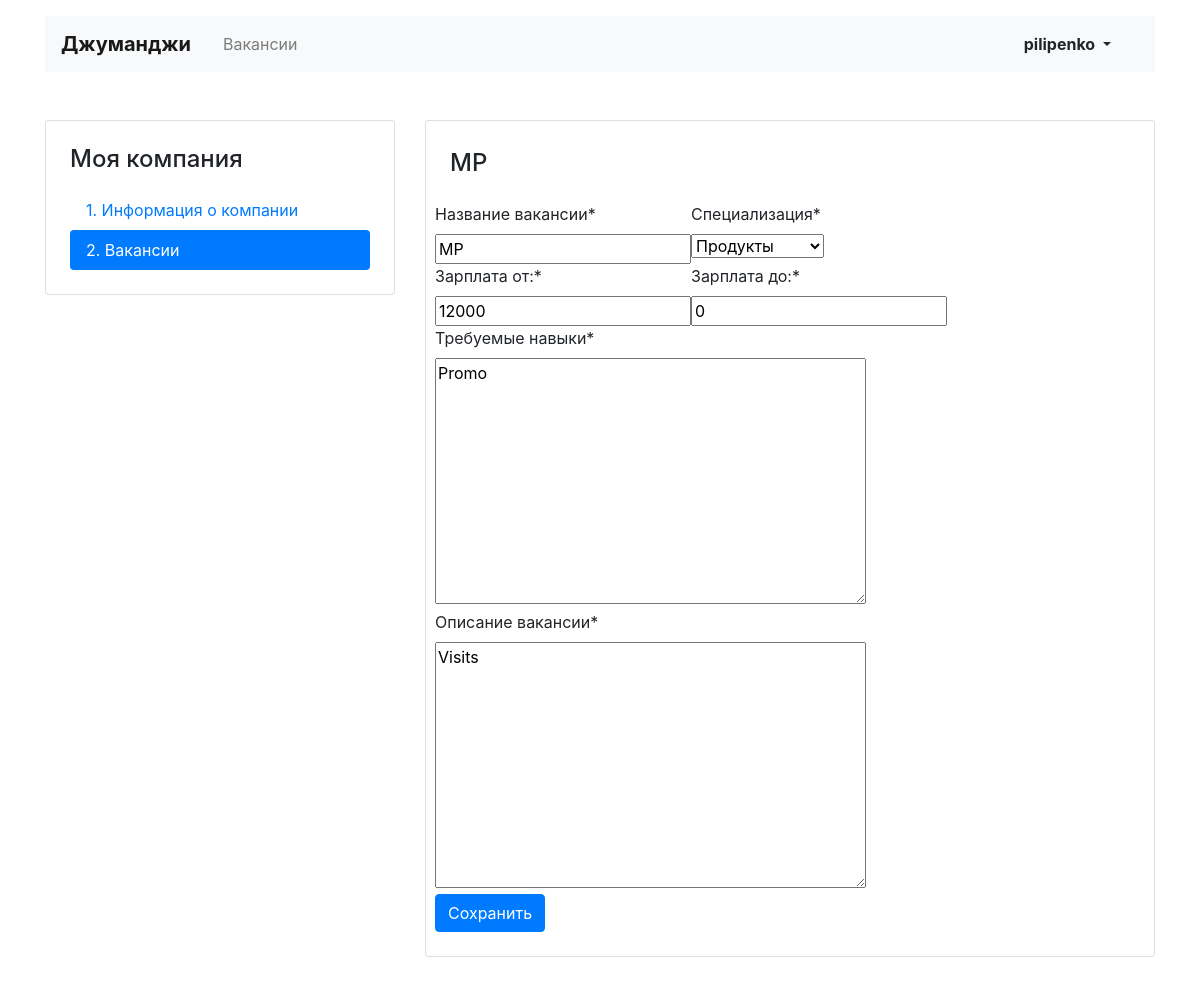
Page /mycompany/vacancies/9/ (signed in) on the committed database.
### JobforJunes/models.py (models this page shows)
class Vacancy(models.Model):
    title = models.CharField(max_length=64)
    specialty = models.ForeignKey(Specialty, on_delete=models.CASCADE, related_name='vacancies')
    company = models.ForeignKey(Company, on_delete=models.CASCADE, related_name='companies')
    skills = models.TextField()
    description = models.TextField()
    salary_min = models.IntegerField()
    salary_max = models.IntegerField()
    published_at = models.CharField(max_length=20)

class Specialty(models.Model):
    code = models.CharField(max_length=20)
    title = models.CharField(max_length=20)
    picture = models.ImageField(upload_to='speciality_images')
    def __str__(self):
        return self.title

### JobforJunes/views/my_vacancies.py (the view, shortened to what this page needs)
# urls.py: path('mycompany/vacancies/<int:pk_vac>/', VacancyEdit.as_view(), name='vacancy_edit'),
class VacancyEdit(LoginRequiredMixin, View):
    def get(self, request, pk_vac):
        my_vacancies=Vacancy.objects.get(id=pk_vac)
        form=VacancyEditForm(instance=my_vacancies)
        return render(request, 'vacancy_edit.html', {'form':form, 'vacancy':my_vacancies})

### JobforJunes/forms.py
class VacancyEditForm(forms.ModelForm):
    class Meta:
        model=Vacancy
        exclude=('published_at','company')
        labels={'title':'Название вакансии',
                'specialty':'Специализация',
                'salary_min':'Зарплата от:',
                'salary_max': 'Зарплата до:',
                'skills':'Требуемые навыки',
                'description':'Описание вакансии'
                }
    def __init__(self, *args, **kwargs):
            super().__init__(*args, **kwargs)
            self.helper=FormHelper()
            self.helper.layout=Layout(
                Row(
                    Column('title',),
                    Column('specialty',),
                    ),
                Row(
                    Column('salary_min',),
                    Column('salary_max',),
                ),
                Row(
                    Column('skills',),
                ),
                Row(
                    Column('description',),
                ),
                Row(
                    Column(Submit('submit', 'Сохранить')),
                ),
            )

### templates/vacancy_edit.html (shortened to what this page needs)
{% extends 'base.html' %}
{%block project%}
  <main class="container mt-3 pb-5">
    <div class="row mt-5">
      <div class="col-12 col-lg-4">
        <aside class="pt-3 pb-4 px-4 mb-5 card">
          <h1 class="h4 pt-2 pb-2">Моя компания</h1>
          <div class="nav flex-column nav-pills">
            <a class="nav-link" href={% url 'my_company' %}>1. Информация о&nbsp;компании</a>
            <a class="nav-link active" href={% url 'my_vacancies' %}>2. Вакансии</a>
          </div>
        </aside>
      </div>
      <div class="col-12 col-lg-8">
        <div class="card">
          <div class="card-body px-4 pb-4 tab-content">
            <section>
              <h2 class="h4 pt-2 pb-3">{{vacancy.title}}</h2>
              {% load crispy_forms_tags %}
              {% crispy form %}
{% endblock %}

### templates/base.html (shortened to what this page needs)
<!DOCTYPE html>
<html lang="ru">
<head>
  <link rel="stylesheet" href="https://stackpath.bootstrapcdn.com/bootstrap/4.3.1/css/bootstrap.min.css">
</head>
<body>
  <header class="container mt-3">
    <nav class="navbar navbar-expand-lg navbar-light bg-light">
      <a class="navbar-brand mr-4 font-weight-bold" href={% url 'main' %}>Джуманджи</a>
      <div class="collapse navbar-collapse justify-content-between" id="navbarNav">
        <ul class="navbar-nav col-10">
          <li class="nav-item">
          <li {% if url == 'vacancies' %} class="nav-item active" {% endif %}>
              <a class="nav-link" href={% url 'vacancies' %}>Вакансии</a>
          </li>
       </ul>
          {% if request.user.is_anonymous  %}
        <ul class="navbar-nav col-2 justify-content-end">
          <li class="nav-item active">
            <a href={% url 'login' %} class="nav-link font-weight-bold">Вход</a>
          </li>
        </ul>
      </div>
    </nav>
        </ul>
   </div>
      {% else %}
          <ul class="navbar-nav col-2 justify-content-end">
          <li class="nav-item active">
            <div class="btn-group">
              <button type="button" class="btn dropdown-toggle font-weight-bold" data-toggle="dropdown" aria-haspopup="true" aria-expanded="false">
                {{request.user.username}}
              </button>
            </div>
          </li>
        </ul>
    {% endif %}
  </header>
{%block project%} {%endblock%}
<body>
</body>
</html>

### rows in the picture
Vacancy: title "MP", specialty "Продукты", salary_min "12000", salary_max "0", skills "Promo", description "Visits"

### other values in the picture
{{ request.user.username }} "pilipenko"
